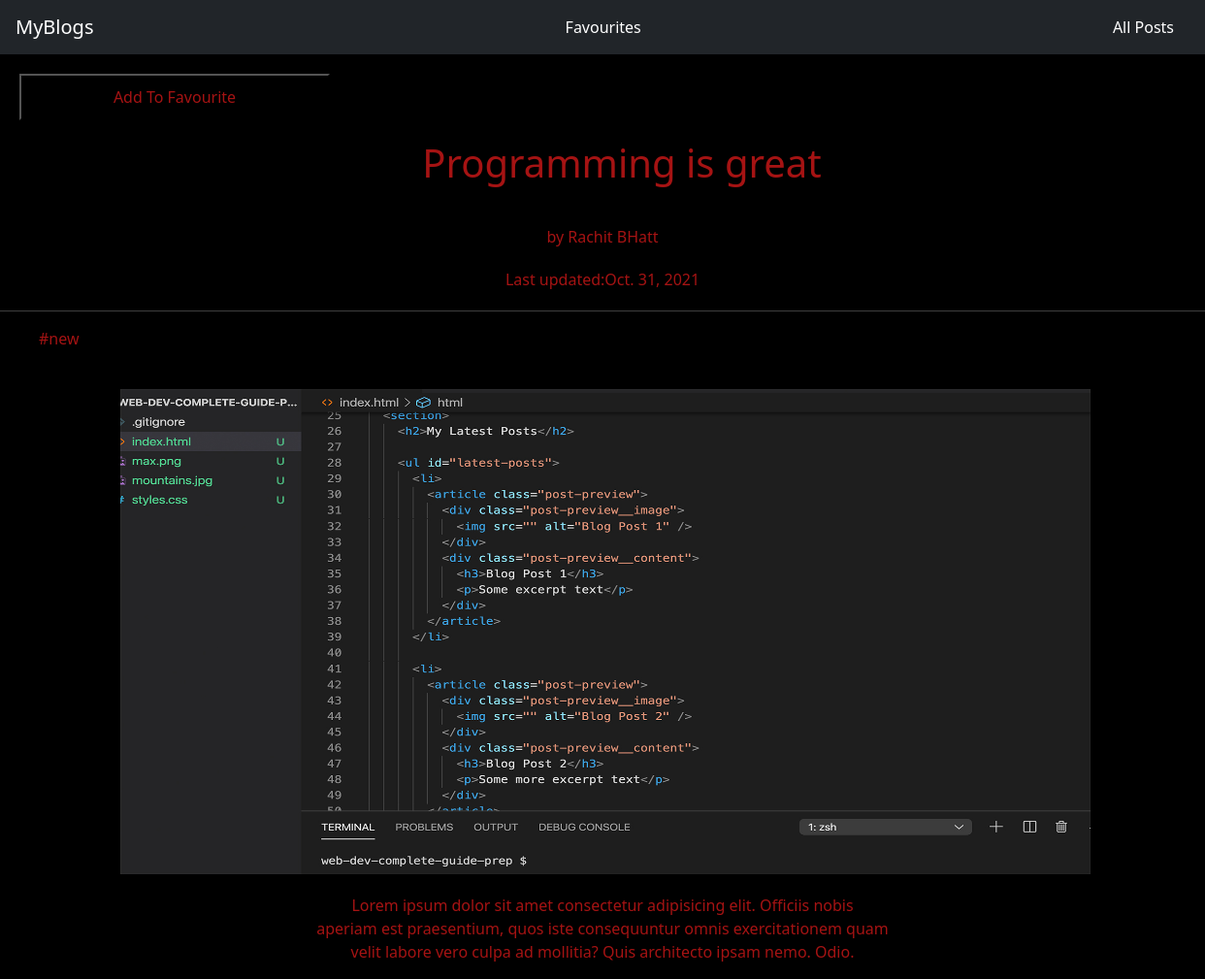
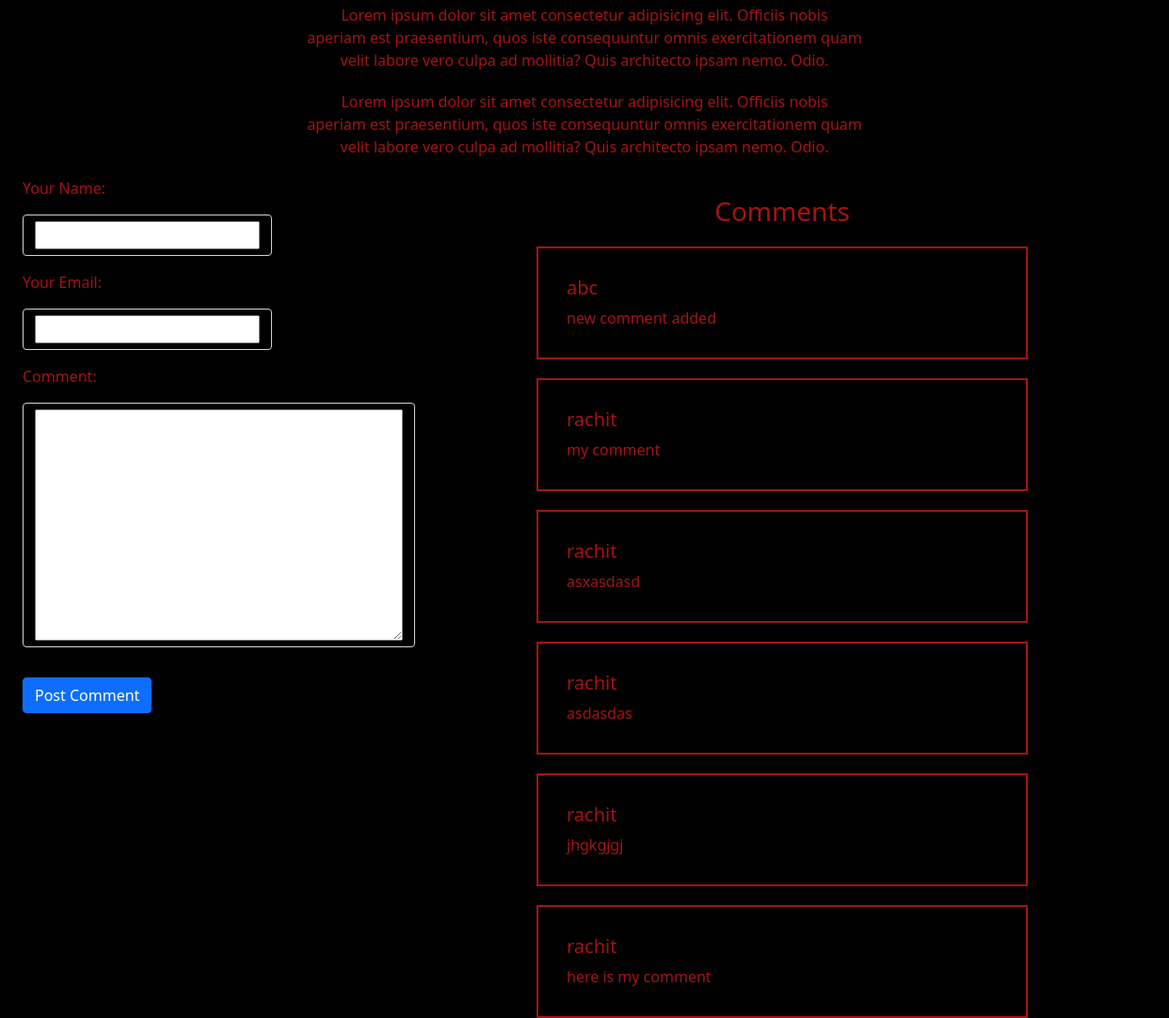
The page /posts/programming-is-great on the database its author committed (2 pictures, top to bottom).
### blog/models.py (models this page shows, shortened)
class Post(models.Model):
    title = models.CharField(max_length=100)
    excerpt = models.CharField(max_length=250)
    image = models.ImageField(upload_to="images", null=True)
    date = models.DateField(auto_now=True)
    slug = models.SlugField(unique=True)
    content = models.TextField(validators=[MinLengthValidator(10)])
    author = models.ForeignKey(
        Author, on_delete=models.SET_NULL, related_name="posts", null=True)
    tag = models.ManyToManyField(Tag)

class Author(models.Model):
    first_name = models.CharField(max_length=50)
    last_name = models.CharField(max_length=50)
    email = models.EmailField(null=False)
    def __str__(self):
        return f"{self.first_name} {self.last_name}"

class Tag(models.Model):
    caption = models.CharField(max_length=20)
    def __str__(self):
        return self.caption

class Comment(models.Model):
    username = models.CharField(max_length=100)
    email = models.EmailField()
    text = models.TextField(max_length=300)
    post = models.ForeignKey(
        Post, on_delete=models.CASCADE, related_name="comments")

### blog/views.py (the view, shortened to what this page needs)
# urls.py: path('posts/<slug:slug>', views.PostDetailView.as_view(), name="individual_post"),
class PostDetailView(View):
    def get(self,request,slug):
        post = Post.objects.get(slug=slug)
        favourites = request.session.get("favourites")
        if favourites !=None:
            favourite = str(post.id) in favourites
        else:
            favourites=[]
            favourite=False
        context = {
            "post": post,
            "tags":post.tag.all(),
            "form":CommentForm(),
            "comments":post.comments.all().order_by("-id"),
            "favourite":favourite
        }
        return render(request, "blog/individual_post.html", context)

### blog/forms.py
class CommentForm(forms.ModelForm):
    class Meta:
        model = Comment
        fields = "__all__"
        exclude = ("post",)
        labels = {
            "username": "Your Name",
            "email": "Your Email",
            "text": "Comment"
        }

### blog/templates/blog/individual_post.html (shortened to what this page needs)
{% extends "base.html" %}
{% load static %}
 {% block css_files %}
<link rel="stylesheet" href="{% static 'blog/css/post.css' %} " />
<link rel="stylesheet" href="{% static 'blog/css/includes/header.css' %}" />
{% endblock css_files %}
{% block content %}
{% include './includes/header.html'%}
<form action="{% url 'favourites' %}" method="post">
	<div class="row">
        <div>
        {% if favourite %}
        <button class="fav">Remove from Favourite</button>
        {% else %}
		<button class="fav">Add To Favourite</button>
        {% endif %}
        </div>
		<h1>{{post.title}}</h1>
	</div>
</form>
<p>by <a href="mailto:{{post.author.email}}">{{post.author}}</a></p>
<p>Last updated:{{post.date}}</p>
<hr />
<div class="row">
	{% for tag in tags %}
	<p class="col-1">#{{tag}}</p>
	{% endfor %}
</div>
<img src="{{post.image.url}}" alt="{{post.image}}" />
<div class="container">
	<p>{{post.content|linebreaks}}</p>
</div>
<div class="container row">
	<div class="col">
		<form action="{% url 'individual_post' post.slug %}" method="post">
			{% csrf_token %} {% for field in form %}
			<div class="label">{{field.label_tag}}</div>
			<div class="form-control my-3">{{field}}</div>
			{% endfor %}
			<button class="btn btn-primary my-3">Post Comment</button>
		</form>
	</div>
	<div class="col" id="comment-section">
    <h3>Comments</h3>
		{% for comment in comments %}
		<div class="comment">
			<h5 class="comment-user"><a href="mailto:{{comment.email}}">{{comment.username}}</h5></a>
			<p class="comment-content">{{comment.text}}</p>
		</div>
		{% endfor %}
	</div>
</div>
{% endblock %}

### static/styles.css (style rules this page uses)
a { text-decoration: none; }
body { margin: 0; background-color: black; }

### blog/static/blog/css/post.css (style rules this page uses)
h1,p,h3 { color: rgb(165, 19, 19);; text-align: center; margin: 20px; }
img { margin-top: 20px; height: 500px; width: 1000px; margin-left: 10%; display: flex; justify-content: center; align-items: center; }
hr { color: whitesmoke; }
.form-control { background-color: transparent; width:max-content; }
.label { color: rgb(165, 19, 19); }
.comment-content { color:rgb(165, 19, 19); text-align: left; margin:0; }
.comment-user { color: rgb(165, 19, 19);; }
.comment { margin-top: 20px; border:2px solid rgb(165, 19, 19); padding: 30px; }
body { overflow-x:hidden; }
a { color:rgb(165, 19, 19) ; }
.fav { margin: 20px; padding:10px; width:20rem; background-color: transparent; color:rgb(165, 19, 19) ; }

### rows shown on the page
Post: title "Programming is great", author "Rachit BHatt", date "Oct. 31, 2021", image (picture), content "Lorem ipsum dolor sit amet consectetur adipisicing elit. Officiis nobis aperiam est praesentium, quos iste consequuntur omnis exercitationem quam velit labore vero culpa ad mollitia? Quis architecto ipsam nemo. Odio. Lorem ipsum dolor sit amet consectetur adipisicing elit. Officiis nobis aperiam est praesentium, quos iste consequuntur omnis exercitationem quam velit labore vero culpa ad mollitia? Quis architecto ipsam nemo. Odio. Lorem ipsum dolor sit amet consectetur adipisicing elit. Officiis nobis aperiam est praesentium, quos iste consequuntur omnis exercitationem quam velit labore vero culpa ad mollitia? Quis architecto ipsam nemo. Odio."
Tag: caption "new"
Comment: username "abc", text "new comment added"
Comment: username "rachit", text "my comment"
Comment: username "rachit", text "asxasdasd"
Comment: username "rachit", text "asdasdas"
Comment: username "rachit", text "jhgkgjgj"
Comment: username "rachit", text "here is my comment"

### other values the page prints
{{ field.label_tag }} "Your Name:" "Your Email:" "Comment:"
